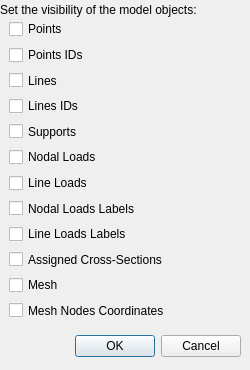
<?xml version="1.0" encoding="UTF-8"?>
<ui version="4.0">
 <class>ViewDialog</class>
 <widget class="QDialog" name="ViewDialog">
  <property name="geometry">
   <rect>
    <x>0</x>
    <y>0</y>
    <width>250</width>
    <height>370</height>
   </rect>
  </property>
  <property name="windowTitle">
   <string>View</string>
  </property>
  <widget class="QDialogButtonBox" name="buttonBox">
   <property name="geometry">
    <rect>
     <x>60</x>
     <y>330</y>
     <width>181</width>
     <height>32</height>
    </rect>
   </property>
   <property name="orientation">
    <enum>Qt::Horizontal</enum>
   </property>
   <property name="standardButtons">
    <set>QDialogButtonBox::Cancel|QDialogButtonBox::Ok</set>
   </property>
  </widget>
  <widget class="QWidget" name="verticalLayoutWidget">
   <property name="geometry">
    <rect>
     <x>9</x>
     <y>19</y>
     <width>231</width>
     <height>301</height>
    </rect>
   </property>
   <layout class="QVBoxLayout" name="verticalLayout">
    <item>
     <layout class="QGridLayout" name="gridLayout">
      <item row="5" column="0">
       <widget class="QCheckBox" name="showNodalLoadsCheckBox">
        <property name="text">
         <string>Nodal Loads</string>
        </property>
       </widget>
      </item>
      <item row="2" column="0">
       <widget class="QCheckBox" name="showLinesCheckBox">
        <property name="text">
         <string>Lines</string>
        </property>
       </widget>
      </item>
      <item row="7" column="0">
       <widget class="QCheckBox" name="showNodalLoadsLabelsCheckBox">
        <property name="text">
         <string>Nodal Loads Labels</string>
        </property>
       </widget>
      </item>
      <item row="9" column="0">
       <widget class="QCheckBox" name="showAssignedCSCheckBox">
        <property name="text">
         <string>Assigned Cross-Sections</string>
        </property>
       </widget>
      </item>
      <item row="10" column="0">
       <widget class="QCheckBox" name="showMeshCheckBox">
        <property name="text">
         <string>Mesh</string>
        </property>
       </widget>
      </item>
      <item row="0" column="0">
       <widget class="QCheckBox" name="showPointsCheckBox">
        <property name="text">
         <string>Points</string>
        </property>
       </widget>
      </item>
      <item row="3" column="0">
       <widget class="QCheckBox" name="showLinesIDsCheckBox">
        <property name="text">
         <string>Lines IDs</string>
        </property>
       </widget>
      </item>
      <item row="1" column="0">
       <widget class="QCheckBox" name="showPointsIDsCheckBox">
        <property name="text">
         <string>Points IDs</string>
        </property>
       </widget>
      </item>
      <item row="11" column="0">
       <widget class="QCheckBox" name="showMeshNodesCoordsCheckBox">
        <property name="text">
         <string>Mesh Nodes Coordinates</string>
        </property>
       </widget>
      </item>
      <item row="8" column="0">
       <widget class="QCheckBox" name="showLineLoadsLabelsCheckBox">
        <property name="text">
         <string>Line Loads Labels</string>
        </property>
       </widget>
      </item>
      <item row="4" column="0">
       <widget class="QCheckBox" name="showSupportsCheckBox">
        <property name="text">
         <string>Supports</string>
        </property>
       </widget>
      </item>
      <item row="6" column="0">
       <widget class="QCheckBox" name="showLineLoadsCheckBox">
        <property name="text">
         <string>Line Loads</string>
        </property>
       </widget>
      </item>
     </layout>
    </item>
   </layout>
  </widget>
  <widget class="QLabel" name="label_9">
   <property name="geometry">
    <rect>
     <x>0</x>
     <y>-1</y>
     <width>251</width>
     <height>21</height>
    </rect>
   </property>
   <property name="text">
    <string>Set the visibility of the model objects:</string>
   </property>
  </widget>
 </widget>
 <resources/>
 <connections>
  <connection>
   <sender>buttonBox</sender>
   <signal>accepted()</signal>
   <receiver>ViewDialog</receiver>
   <slot>accept()</slot>
   <hints>
    <hint type="sourcelabel">
     <x>248</x>
     <y>254</y>
    </hint>
    <hint type="destinationlabel">
     <x>157</x>
     <y>274</y>
    </hint>
   </hints>
  </connection>
  <connection>
   <sender>buttonBox</sender>
   <signal>rejected()</signal>
   <receiver>ViewDialog</receiver>
   <slot>reject()</slot>
   <hints>
    <hint type="sourcelabel">
     <x>316</x>
     <y>260</y>
    </hint>
    <hint type="destinationlabel">
     <x>286</x>
     <y>274</y>
    </hint>
   </hints>
  </connection>
 </connections>
</ui>
